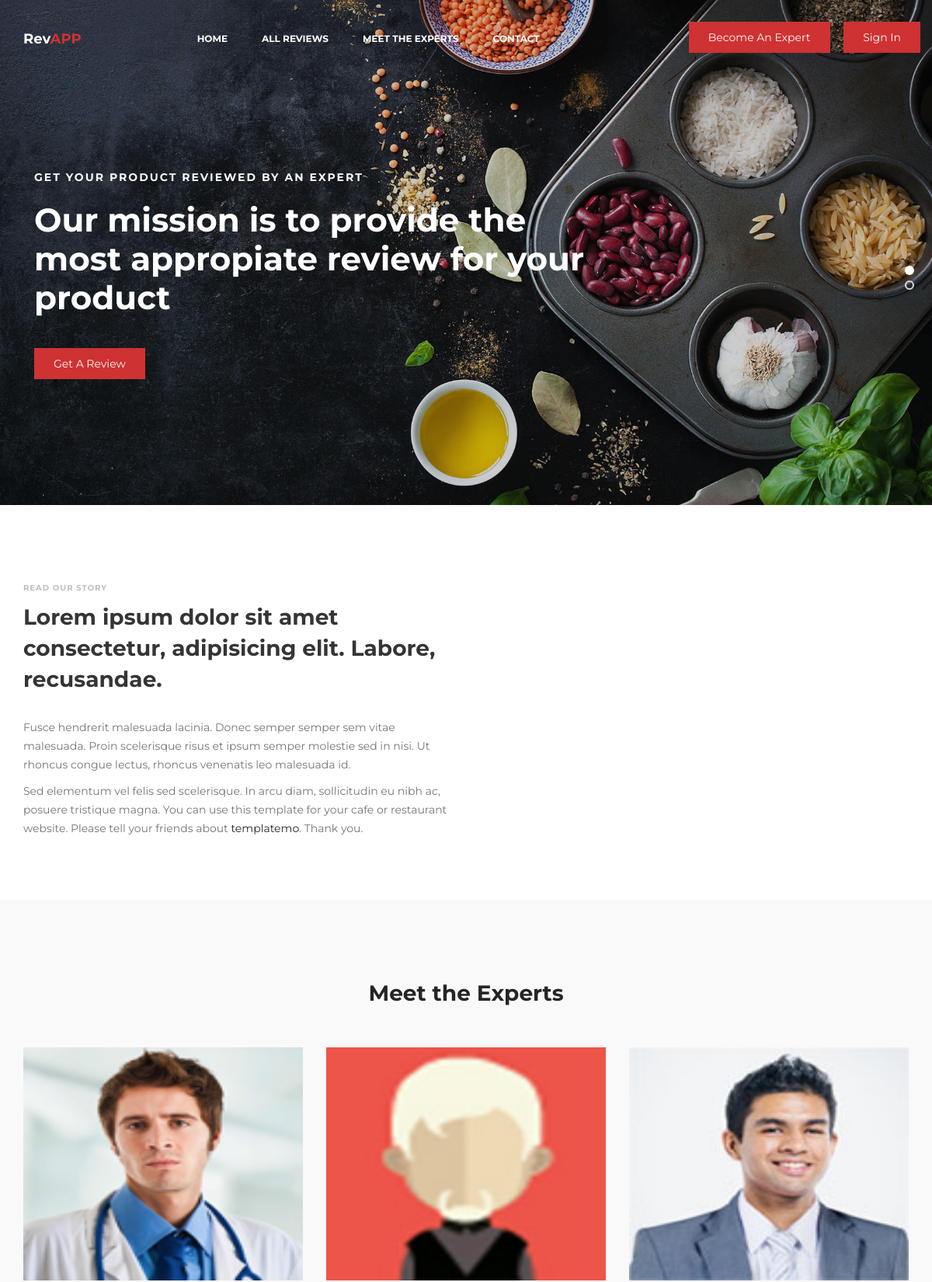
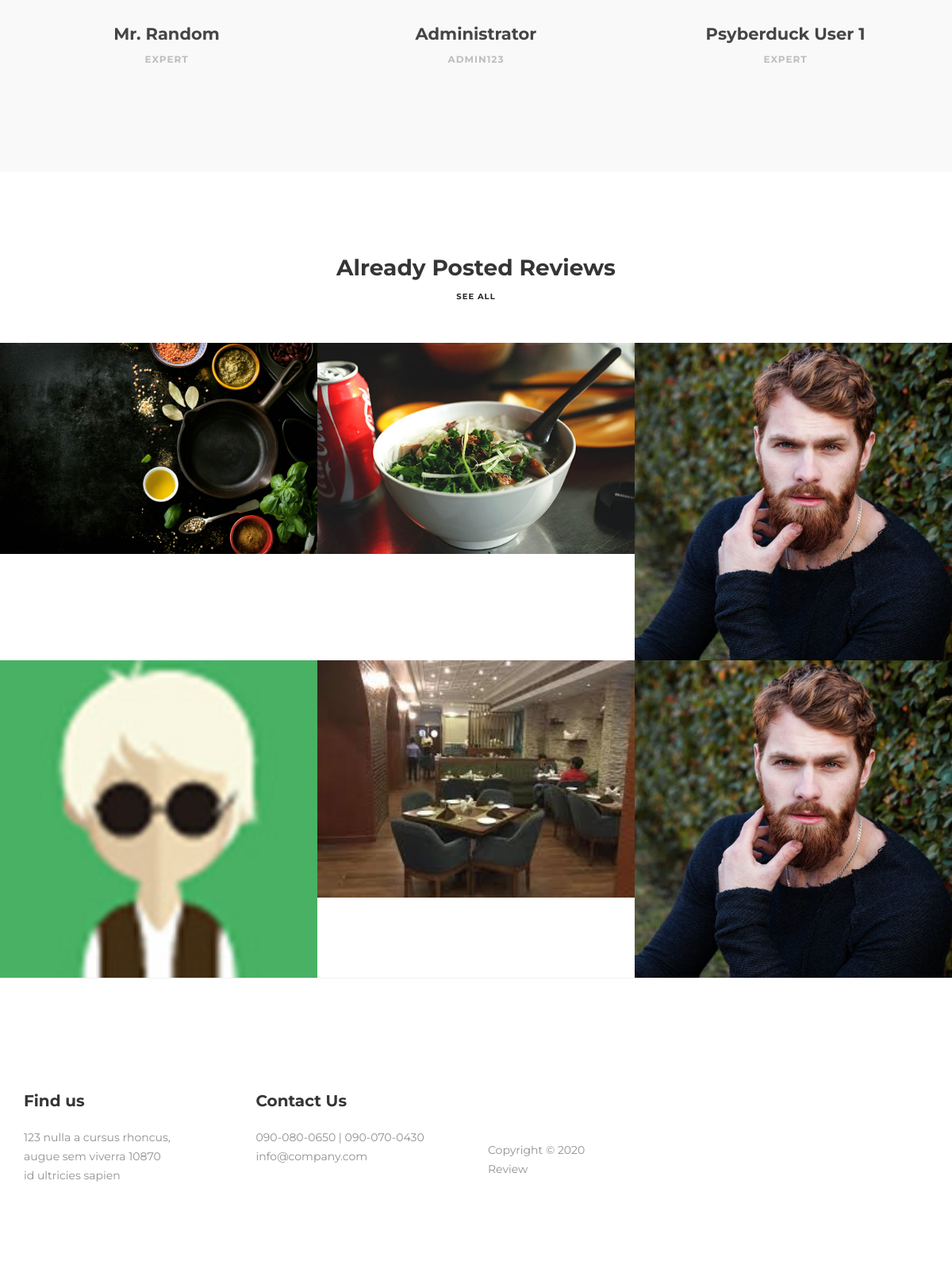
The page / on the database its author committed (2 pictures, top to bottom).
### review/models.py (models this page shows, shortened)
class ExpertProfile(models.Model):
    user=models.OneToOneField(User,on_delete=models.CASCADE,blank=True,null=True)
    name=models.CharField(max_length=100,blank=True,null=True)
    email=models.CharField(max_length=100,blank=True,null=True)
    number=models.PositiveIntegerField(blank=True,null=True)
    description=models.TextField(blank=True)
    category=models.CharField(max_length=100,blank=True,null=True)
    photo=models.ImageField(upload_to='review/images',blank=True)
    facebook=models.CharField(max_length=100,blank=True,null=True)
    Credits=models.PositiveIntegerField(blank=True,default=5)
    Admin=models.BooleanField(default=False)

class Review(models.Model):
    title=models.CharField(max_length=100)
    description=models.TextField()
    date=models.DateTimeField(auto_now_add=True)
    expire=models.DateTimeField(null=True,blank=True)
    publish=models.BooleanField(default=False)
    mainphoto=models.ImageField(upload_to='review/userreviews/images',blank=True)
    photo1=models.ImageField(upload_to='review/userreviews/images',blank=True)
    photo2=models.ImageField(upload_to='review/userreviews/images',blank=True)
    photo3=models.ImageField(upload_to='review/userreviews/images',blank=True)
    photo4=models.ImageField(upload_to='review/userreviews/images',blank=True)
    approx=models.BooleanField(default=False)
    minprice=models.CharField(max_length=100,blank=True,null=True,default='0')
    maxprice=models.CharField(max_length=100,blank=True,null=True,default='0')
    currency=models.CharField(max_length=100,blank=True,null=True,default='USD')
    imperfections=models.CharField(max_length=100,blank=True,null=True,default='No Imperfections')
    author=models.ForeignKey(User,on_delete=models.CASCADE)

### review/views.py (the view)
# urls.py: 2. Add a URL to urlpatterns:  path('', views.home, name='home')
def home(request):
    reviews=Review.objects.all().order_by('?')[:6]
    profiles=ExpertProfile.objects.all().order_by('?')[:3]
    return render(request, 'review/home/index.html',{'reviews':reviews,'profiles':profiles})

### review/templates/review/home/index.html (shortened to what this page needs)
<!DOCTYPE html>
<html lang="en">
<head>
     {% load static %}
     <link rel="stylesheet" href="{% static 'homepage/css/bootstrap.min.css' %}   ">
     <link rel="stylesheet" href="{% static 'homepage/css/font-awesome.min.css' %}   ">
     <link rel="stylesheet" href="{% static 'homepage/css/animate.css' %}   ">
     <link rel="stylesheet" href="{% static 'homepage/css/owl.carousel.css' %}   ">
     <link rel="stylesheet" href="{% static 'homepage/css/owl.theme.default.min.css' %}   ">
     <link rel="stylesheet" href="{% static 'homepage/css/magnific-popup.css' %}   ">
     <link rel="stylesheet" href="{% static 'homepage/css/templatemo-style.css' %}   ">
</head>
<body>
     <section class="navbar custom-navbar navbar-fixed-top" role="navigation">
          <div class="container">
               <div class="navbar-header">
                    <a href="{% url 'home' %}" class="navbar-brand">Rev<span>APP</span> </a>
               </div>
               <div class="collapse navbar-collapse">
                    <ul class="nav navbar-nav navbar-nav-first">
                         <li><a href="{% url 'home' %}" class="smoothScroll">Home</a></li>
                         <li><a href="{% url 'allreviews' %}" class="smoothScroll">All Reviews</a></li>
                         <li><a href="{% url 'allexperts' %}" class="smoothScroll">Meet the Experts</a></li>
                         <li><a href="#footer" class="smoothScroll">Contact</a></li>
                    </ul>
                    <ul class="nav navbar-nav navbar-right">
                         {% if user.is_authenticated %}
                         <a href="#"  class="section-btn ">Logged In As {{ user.username}}</a>
                         <a href="{% url 'userpanel' %}"  class="section-btn">Dashboard</a>
                         <form method="POST" action="{% url 'logoutuser' %}" style="display: inline;">{% csrf_token %}<button type="submit"  class="section-btn">Log Out</button>  </form>
                         {% else %}
                         <a href="{% url 'signupuser' %}"  class="section-btn ">Become An Expert</a>
                         <a href="{% url 'loginuser' %}"  class="section-btn">Sign In</a>
                         {% endif %}
                    </ul>
               </div>
          </div>
     </section>
     <section id="home" class="slider" data-stellar-background-ratio="0.5">
          <div class="row">
                    <div class="owl-carousel owl-theme" id="banner">
                         <div class="item item-first">
                              <div class="caption">
                                   <div class="container">
                                        <div class="col-md-8 col-sm-12">
                                             <h3>Get Your Product Reviewed By An Expert</h3>
                                             <h1>Our mission is to provide the most appropiate review for your product</h1>
                                             <a href="#team" class="section-btn btn btn-default smoothScroll">Get A Review</a>
                                        </div>
                                   </div>
                              </div>
                         </div>
                    </div>
          </div>
     </section>
     <section id="about" data-stellar-background-ratio="0.5">
          <div class="container">
               <div class="row">
                    <div class="col-md-6 col-sm-12">
                         <div class="about-info">
                              <div class="section-title wow fadeInUp" data-wow-delay="0.2s">
                                   <h4>Read our story</h4>
                                   <h2>Lorem ipsum dolor sit amet consectetur, adipisicing elit. Labore, recusandae.</h2>
                              </div>
                              <div class="wow fadeInUp" data-wow-delay="0.4s">
                                   <p>Fusce hendrerit malesuada lacinia. Donec semper semper sem vitae malesuada. Proin scelerisque risus et ipsum semper molestie sed in nisi. Ut rhoncus congue lectus, rhoncus venenatis leo malesuada id.</p>
                                   <p>Sed elementum vel felis sed scelerisque. In arcu diam, sollicitudin eu nibh ac, posuere tristique magna. You can use this template for your cafe or restaurant website. Please tell your friends about <a href="https://plus.google.com/+templatemo" target="_parent">templatemo</a>. Thank you.</p>
                              </div>
                         </div>
                    </div>
                    <div class="col-md-6 col-sm-12">
                    </div>
               </div>
          </div>
     </section>
     <section id="team" data-stellar-background-ratio="0.5">
          <div class="container">
               <div class="row">
                    <div class="col-md-12 col-sm-12">
                         <div class="section-title wow fadeInUp" data-wow-delay="0.1s">
                              <h2><a href="{% url 'allexperts' %}">Meet the Experts</a></h2>
                         </div>
                    </div>
                    {% for profile in profiles %}
                    <div class=" col-md-4 col-sm-4">
                         <div class="team-thumb wow fadeInUp" data-wow-delay="0.2s">
                              {% if profile.photo %}
                              <img src="{{ profile.photo.url }}" class="img-responsive" alt="" style="height: 300px;">
                              {% else %}
                              <img src="{% static 'default.png' %}" class="img-responsive" alt="" style="height: 300px;">
                              {% endif %}
                         </div>
                         <div class="team-info">
                              <h3><a href="{% url 'profile' profile.id %}"> {{ profile.name }}</a></h3>
                              <p>{{ profile.category }}</p>
                         </div>
                    </div>
                    {% endfor %}
               </div>
          </div>
     </section>
     <section id="menu" data-stellar-background-ratio="0.5">
          <div class="container">
               <div class="row">
                    <div class="col-md-12 col-sm-12">
                         <div class="section-title wow fadeInUp" data-wow-delay="0.1s">
                              <h2>Already Posted Reviews</h2>
                              <h4><a href="{% url 'allreviews' %}">See All</a></h4>
                         </div>
                    </div>
                    {% for review in reviews %}
                    <div class="col-md-4 col-sm-6">
                         <div class="menu-thumb" style="height: 400px; width: 400px;">
                              <a href="{{review.mainphoto.url}}" class="image-popup" title="{{review.title}}">
                                   {% if review.mainphoto %}
                                   <img src="{{ review.mainphoto.url }}" class="img-responsive" alt="" >
                                   {% else %}
                                   <img src="{% static 'default.png' %}" class="img-responsive" alt="" >
                                   {% endif %}
                                   <div class="menu-info">
                                        <div class="menu-item" >
                                        </div>
                                   </div>
                              </a>
                         </div>
                    </div>
                    {% endfor %}
               </div>
          </div>
     </section>
     <footer id="footer" data-stellar-background-ratio="0.5">
          <div class="container">
               <div class="row">
                    <div class="col-md-3 col-sm-8">
                         <div class="footer-info">
                              <div class="section-title">
                                   <h2 class="wow fadeInUp" data-wow-delay="0.2s">Find us</h2>
                              </div>
                              <address class="wow fadeInUp" data-wow-delay="0.4s">
                                   <p>123 nulla a cursus rhoncus,<br> augue sem viverra 10870<br>id ultricies sapien</p>
                              </address>
                         </div>
                    </div>
                    <div class="col-md-3 col-sm-8">
                         <div class="footer-info">
                              <div class="section-title">
                                   <h2 class="wow fadeInUp" data-wow-delay="0.2s">Contact Us</h2>
                              </div>
                              <address class="wow fadeInUp" data-wow-delay="0.4s">
                                   <p>090-080-0650 | 090-070-0430</p>
                                   <p><a href="mailto:info@company.com">info@company.com</a></p>
                              </address>
                         </div>
                    </div>
                    <div class="col-md-2 col-sm-4">
                         <ul class="wow fadeInUp social-icon" data-wow-delay="0.4s">
                              <li><a href="#" class="fa fa-facebook-square" attr="facebook icon"></a></li>
                              <li><a href="#" class="fa fa-twitter"></a></li>
                              <li><a href="#" class="fa fa-instagram"></a></li>
                              <li><a href="#" class="fa fa-google"></a></li>
                         </ul>
                         <div class="wow fadeInUp copyright-text" data-wow-delay="0.8s">
                              <p><br>Copyright &copy; 2020 <br>Review
                              <br><br></p>
                         </div>
                    </div>
               </div>
          </div>
     </footer>
</body>
</html>

### review/static/homepage/css/templatemo-style.css (style rules this page uses)
body { background: #ffffff; font-family: 'Montserrat', sans-serif; overflow-x: hidden; }
h1,h2,h3,h4,h5,h6 { font-weight: bold; line-height: inherit; }
h1 { color: #252525; font-size: 3em; line-height: 50px; }
h2 { color: #353535; font-size: 2em; padding-bottom: 10px; }
h3 { font-size: 1.5em; margin-bottom: 0; }
h3, h3 a { color: #454545; }
p { color: #757575; font-size: 14px; font-weight: normal; line-height: 24px; }
html { -webkit-font-smoothing: antialiased; }
a { color: #252525; -webkit-transition: 0.5s; transition: 0.5s; text-decoration: none !important; }
.section-title { padding-bottom: 40px; }
.section-title h2 { margin: 0; }
.section-title h4 { color: #bfbdbd; font-size: 10px; letter-spacing: 1px; text-transform: uppercase; margin-top: 0; }
section { position: relative; padding: 100px 0; }
#team, #menu, #testimonial { text-align: center; }
.about-image img, .team-thumb img { width: 100%; }
.section-btn { background: #ce3232; border-radius: 0; border: 0; color: #f9f9f9; font-size: inherit; font-weight: normal; padding: 10px 25px; transition: 0.5s 0.2s; }
.custom-navbar { border: none; margin-bottom: 0; padding: 25px 0; }
.custom-navbar .navbar-brand { color: #ffffff; font-size: 18px; font-weight: bold; }
.custom-navbar .navbar-brand span { color: #ce3232; }
.custom-navbar .navbar-nav.navbar-nav-first { margin-left: 8em; }
.custom-navbar .navbar-nav.navbar-right .section-btn { display: inline-block; margin: 0.2em 0 0 1em; }
.custom-navbar .nav li a { font-size: 12px; font-weight: bold; color: #ffffff; padding-right: 22px; padding-left: 22px; text-transform: uppercase; }
@media (min-width:768px) { .custom-navbar { border-bottom: 0; background: 0 0; } }
#home { padding: 0; }
#home h1 { color: #ffffff; padding-bottom: 30px; }
#home h3 { color: #f9f9f9; font-size: 14px; line-height: inherit; letter-spacing: 2px; text-transform: uppercase; margin: 0; }
@media (min-width: 768px) { .slider .col-md-8 { padding-left: 0; } }
.slider .caption { display: flex; justify-content: center; flex-direction: column; text-align: left; background-color: rgba(20,20,20,0.2); height: 100%; color: #fff; cursor: e-resize; padding: 4em 0 0 2em; }
.slider .item { background-position: inherit; background-repeat: no-repeat; background-attachment: local; background-size: cover; height: 650px; }
.slider .item-first { background-image: url(../images/slider-image1.jpg); }
#about { padding-bottom: 0; }
.about-info { padding: 0 6em 5em 0; }
.about-info .section-title { padding-bottom: 20px; }
#team { background: #f9f9f9; }
.team-thumb { position: relative; overflow: hidden; cursor: pointer; }
.team-info { padding: 10px 30px 20px 30px; }
.team-thumb img { transition: 0.5s 0.2s; }
.team-info p { color: #bfbdbd; font-size: 12px; font-weight: bold; letter-spacing: 1px; text-transform: uppercase; margin-top: 5px; }
#menu { padding-bottom: 0; }
#menu .container { width: 100%; }
#menu .col-md-4 { margin: 0; padding: 0; }
.menu-thumb img { width: 100%; transition: 0.5s; }
#menu .menu-thumb { overflow: hidden; position: relative; cursor: pointer; width: 102%; }
.menu-thumb .menu-info { position: absolute; top: 60%; left: 0px; right: 0px; bottom: 0px; text-align: left; padding: 25px 30px; transition: 0.5s 0.2s; }
.menu-info .menu-item { float: left; }
footer { border-top: 1px solid rgba(0,0,0,0.05); padding: 120px 0; padding-bottom: 80px; }
footer .section-title { padding-bottom: 10px; }
footer h2 { font-size: 20px; }
footer a, footer p { color: #909090; }
footer address p { margin-bottom: 0; }
.footer-info, footer .social-icon { margin-top: 20px; }
.social-icon { position: relative; padding: 0; margin: 0; }
.social-icon li { display: inline-block; list-style: none; margin-bottom: 5px; }
.social-icon li a { border-radius: 100px; color: #ce3232; font-size: 15px; width: 35px; height: 35px; line-height: 35px; text-decoration: none; text-align: center; transition: all 0.4s ease-in-out; position: relative; }
@media only screen and (max-width: 1200px) { .about-info { padding-right: 0; } }

### rows shown on the page
ExpertProfile: photo (picture), name "Mr. Random", category "EXPERT"
ExpertProfile: photo (picture), name "Administrator", category "ADMIN123"
ExpertProfile: photo (picture), name "Psyberduck User 1", category "EXPERT"
Review: mainphoto (picture)
Review: mainphoto (picture)
Review: mainphoto (picture)
Review: mainphoto (picture)
Review: mainphoto (picture)
Review: mainphoto (picture)
